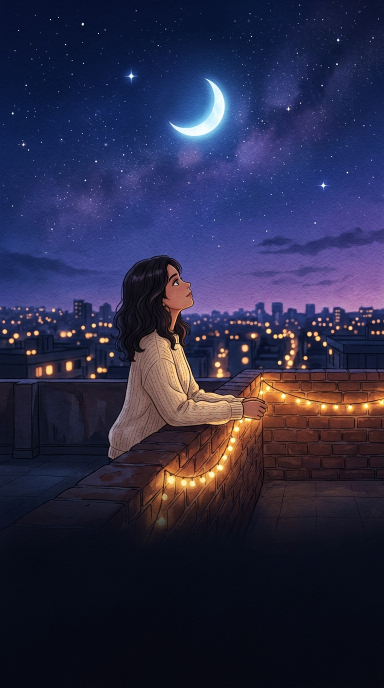
#> input picture projects/series-romantic-animations/08-samjho-na-proper-animation/assets/scene-1.jpg, 768 x 1376 px, found by its file name (shown at 1/2 size)
$ python render_living_cinematic_mv.py
#> lines starting #> are read from the running program, lines starting #| are printed output that depends on the picture
#!/usr/bin/env python3
"""
Living 2D Cinematic Anime Music Video Engine: "Samjho Na" - Aditya Rikhari
Features:
- 4 Distinct Cinematic Shots timed to musical beats:
  1. Shot 1 (0.0s - 5.2s): Wide Establishing Rooftop Scene (Breathing, 5-frame eye blink, hair sway, 40 twinkling stars, fairy lights)
  2. Shot 2 (5.2s - 10.0s): Medium Shot of Boy Looking at City (Torso breathing, eye blink, hair wind, city bokeh shimmer)
  3. Shot 3 (10.0s - 14.8s): Celestial Stardust Connection (Swirling nebula particle vortex, shooting star, cosmic glow)
  4. Shot 4 (14.8s - 20.5s): Emotional Climax Close-up (Dual-eye synchronized blink, smiling micro-acting, golden rim lighting, floating fireflies)
- Smooth 6-frame cinematic cross-dissolve transitions between shots
- Handheld camera micro-drift on every shot
- Synchronized ASS Subtitles in Instagram safe zone (MarginV=540)
"""

import math
import random
import subprocess
import sys
from pathlib import Path
import cv2
import numpy as np
from PIL import Image, ImageDraw, ImageFilter

PROJECT_DIR = Path("projects/series-romantic-animations/08-samjho-na-proper-animation")
ASSETS_DIR = PROJECT_DIR / "assets"
AUDIO_FILE = PROJECT_DIR / "audio" / "samjho_na_clip.wav"
OUT_DIR = PROJECT_DIR / "output"
OUT_DIR.mkdir(parents=True, exist_ok=True)
FINAL_MP4 = OUT_DIR / "film_samjho_na_animation.mp4"
SUBTITLE_ASS = OUT_DIR / "samjho_na_subtitles.ass"

WIDTH, HEIGHT = 1080, 1920
FPS = 30
DURATION = 20.50
TOTAL_FRAMES = int(DURATION * FPS)

print(f"🎬 Initializing 4-Shot Living 2D Anime MV Engine ({TOTAL_FRAMES} frames @ {FPS} fps)...")

# -------------------------------------------------------------
# 1. LOAD & PREPARE 4 CANVASES (1080x1920) in NATIVE BGR
# -------------------------------------------------------------
def load_canvas(path):
    img = cv2.imread(str(path))
#> img is the input picture: shape (1376, 768, 3); mean B, G, R 71.6, 42.3, 43.7
    if img is None:
        raise FileNotFoundError(f"Cannot read image: {path}")
    ih, iw = img.shape[:2]
#> ih = 1376; iw = 768
    scale = max(WIDTH / iw, HEIGHT / ih)
#> scale = 1.41
    nw, nh = int(iw * scale), int(ih * scale)
#> nw = 1080; nh = 1935
    resized = cv2.resize(img, (nw, nh), interpolation=cv2.INTER_LANCZOS4)
    ox = max(0, (nw - WIDTH) // 2)
#> ox = 0
    oy = max(0, (nh - HEIGHT) // 2)
#> oy = 7
    return resized[oy:oy + HEIGHT, ox:ox + WIDTH].copy()

canvas_s1 = load_canvas(ASSETS_DIR / "scene-1.jpg")
canvas_s2 = load_canvas(ASSETS_DIR / "scene-2.jpg")
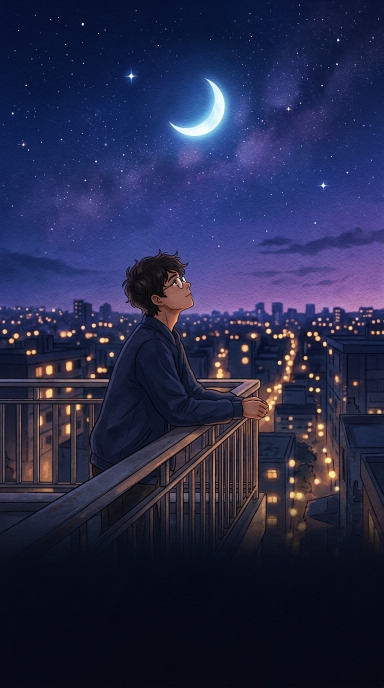
#> input picture projects/series-romantic-animations/08-samjho-na-proper-animation/assets/scene-2.jpg, 768 x 1376 px, found by its file name (shown at 1/2 size)
#> in load_canvas, img is the input picture: shape (1376, 768, 3); mean B, G, R 74.9, 41.4, 38.6
#> in load_canvas (call 2), `return resized[oy:oy + HEIGHT, ox:ox + WIDTH].copy()`:
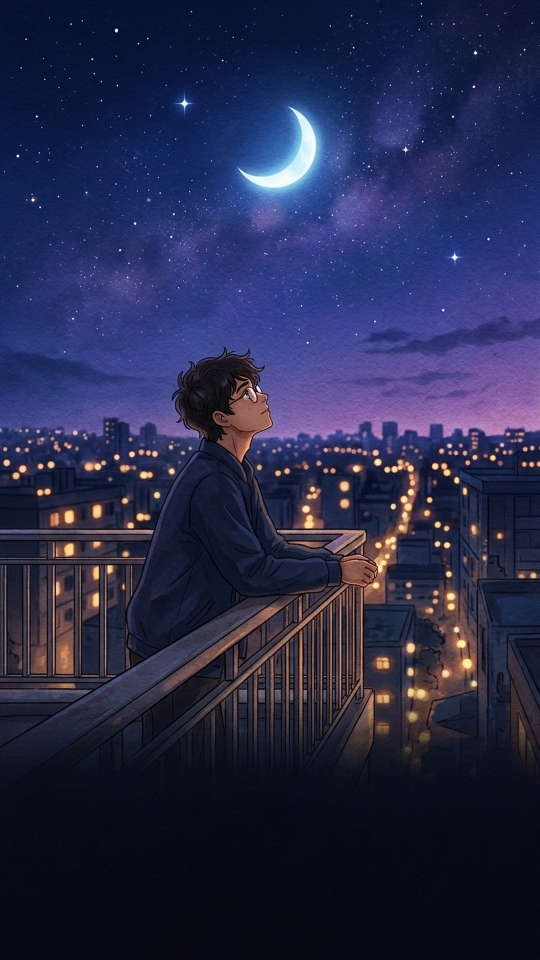
#> returned value: shape (1920, 1080, 3) (shown at 1/2 size); mean of channels 0, 1, 2 75.2, 41.7, 38.9; drawn as B, G, R
canvas_s3 = load_canvas(ASSETS_DIR / "scene-3.jpg")
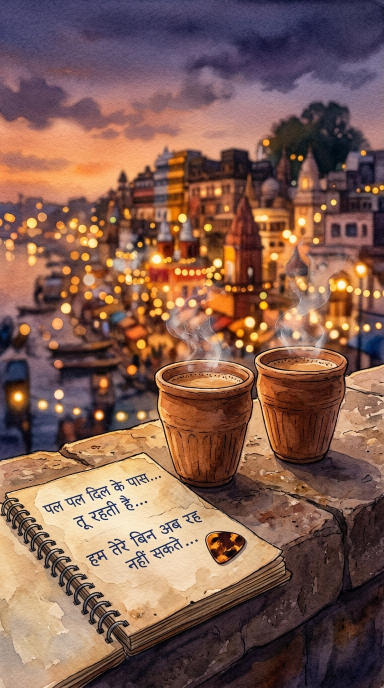
#> input picture projects/series-romantic-animations/08-samjho-na-proper-animation/assets/scene-3.jpg, 768 x 1376 px, found by its file name (shown at 1/2 size)
#> in load_canvas, img is the input picture: shape (1376, 768, 3); mean B, G, R 82.3, 94.9, 130.3
#> in load_canvas (call 3), `return resized[oy:oy + HEIGHT, ox:ox + WIDTH].copy()`:
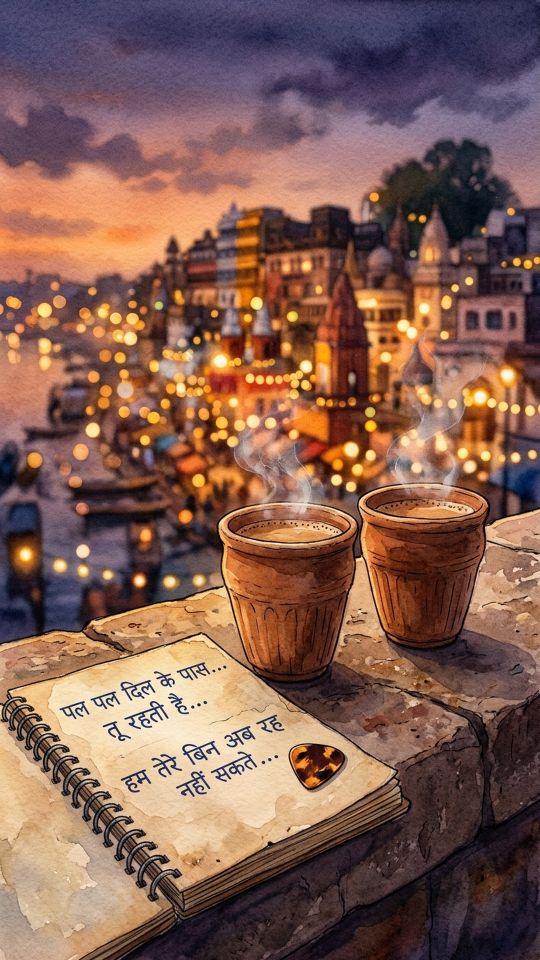
#> returned value: shape (1920, 1080, 3) (shown at 1/2 size); mean of channels 0, 1, 2 82.4, 95.3, 130.8; drawn as B, G, R
canvas_s4 = load_canvas(ASSETS_DIR / "scene-4.jpg")
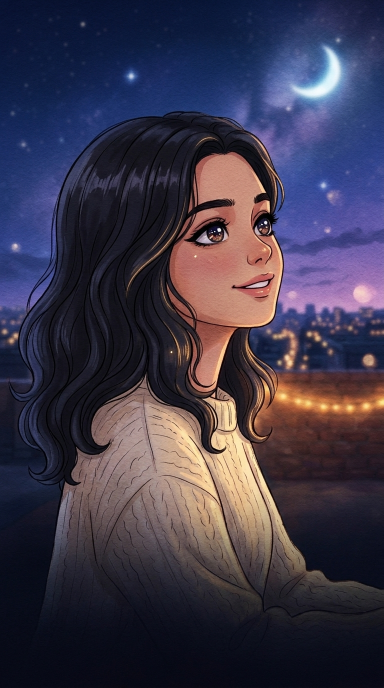
#> input picture projects/series-romantic-animations/08-samjho-na-proper-animation/assets/scene-4.jpg, 768 x 1376 px, found by its file name (shown at 1/2 size)
#> in load_canvas, img is the input picture: shape (1376, 768, 3); mean B, G, R 74.4, 56.1, 61.8
#> in load_canvas (call 4), `return resized[oy:oy + HEIGHT, ox:ox + WIDTH].copy()`:
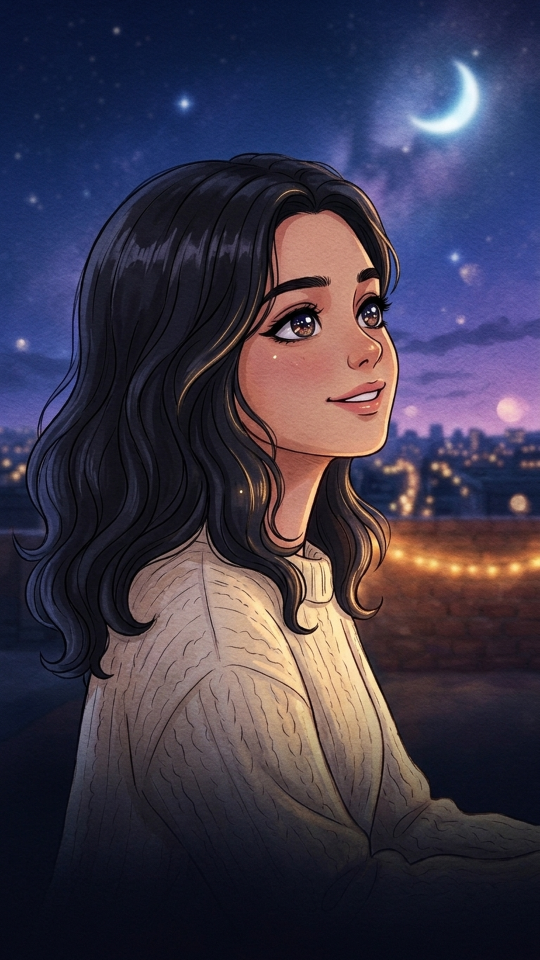
#> returned value: shape (1920, 1080, 3) (shown at 1/2 size); mean of channels 0, 1, 2 74.7, 56.4, 62.2; drawn as B, G, R

print("✅ Loaded all 4 scene canvases in native BGR.")

# -------------------------------------------------------------
# 2. WRITE MASTER ASS SUBTITLES (Lato-Bold, MarginV=540)
# -------------------------------------------------------------
ass_template = """[Script Info]
Title: Samjho Na - Cinematic Living 2D MV
ScriptType: v4.00+
WrapStyle: 0
ScaledBorderAndShadow: yes
YCbCr Matrix: TV.709
PlayResX: __WIDTH__
PlayResY: __HEIGHT__

[V4+ Styles]
Format: Name, Fontname, Fontsize, PrimaryColour, SecondaryColour, OutlineColour, BackColour, Bold, Italic, Underline, StrikeOut, ScaleX, ScaleY, Spacing, Angle, BorderStyle, Outline, Shadow, Alignment, MarginL, MarginR, MarginV, Encoding
Style: TitleBadge,Lato,38,&H00FFFFFF,&H000000FF,&H90000000,&H60000000,-1,0,0,0,100,100,2,0,1,2.0,1.0,8,60,60,180,1
Style: LyricGold,Lato,62,&H00FFFFFF,&H000000FF,&H90050810,&H80000000,-1,0,0,0,100,100,1,0,1,3.5,2.0,2,80,80,540,1

[Events]
Format: Layer, Start, End, Style, Name, MarginL, MarginR, MarginV, Effect, Text
Dialogue: 0,0:00:00.60,0:00:04.80,TitleBadge,,0,0,180,,{\\fad(400,600)}ADITYA RIKHARI  |  {\\c&H003CE0FF&}SAMJHO NA
Dialogue: 1,0:00:00.60,0:00:05.10,LyricGold,,0,0,540,,{\\fad(250,200)}Jaanan, {\\c&H003CE0FF&}samjho na{\\c&H00FFFFFF&}, dil kehta hai...
Dialogue: 1,0:00:05.20,0:00:09.90,LyricGold,,0,0,540,,{\\fad(200,200)}Teri {\\c&H00FFB040&}galiyon mein hi{\\c&H00FFFFFF&} rehta hai...
Dialogue: 1,0:00:10.00,0:00:14.60,LyricGold,,0,0,540,,{\\fad(200,200)}Jaanan, {\\c&H003CE0FF&}samjho na{\\c&H00FFFFFF&}, dil kehta hai...
Dialogue: 1,0:00:14.80,0:00:20.10,LyricGold,,0,0,540,,{\\fad(200,400)}Teri {\\c&H003CE0FF&}baahon mein jeena hai{\\c&H00FFFFFF&}, marna hai {\\c&H0055EEFF&}ishq mein tere{\\c&H00FFFFFF&}...
"""
ass_content = ass_template.replace("__WIDTH__", str(WIDTH)).replace("__HEIGHT__", str(HEIGHT))

with open(SUBTITLE_ASS, "w", encoding="utf-8") as f:
    f.write(ass_content)

# -------------------------------------------------------------
# 3. PROCEDURAL PARTICLES & ENVIRONMENTAL DETECTIONS
# -------------------------------------------------------------
# Starfield in Shot 1 & Shot 3
gray1 = cv2.cvtColor(canvas_s1[:, :, :3], cv2.COLOR_BGR2GRAY)
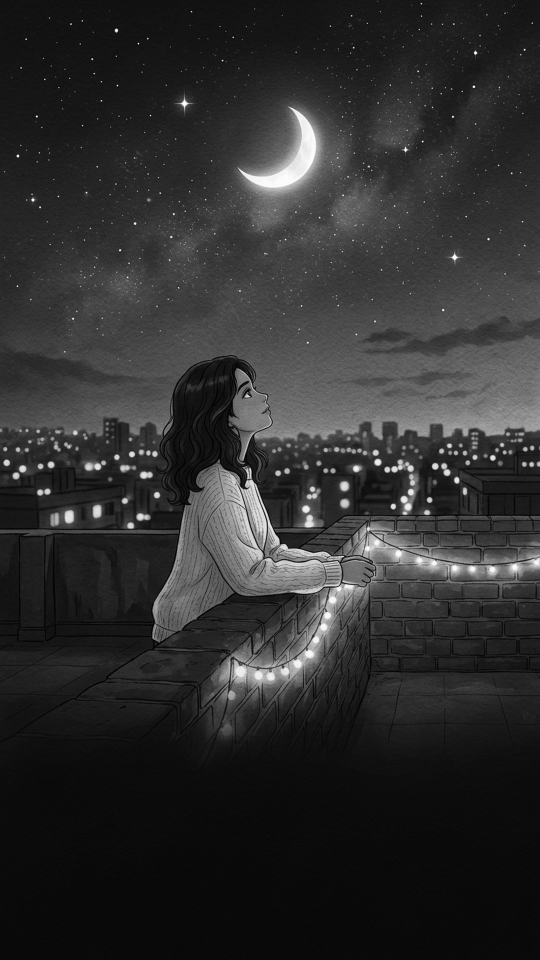
#> gray1: shape (1920, 1080) (shown at 1/2 size); min 0, max 255, mean 46.3
stars_s1 = []
for y in range(80, 500, 30):
    for x in range(60, 1020, 30):
        patch = gray1[y:y+15, x:x+15]
        if patch.max() > 180:
            stars_s1.append((x + 7, y + 7, random.uniform(1.2, 2.5), random.uniform(0, math.pi*2)))
#> after the loop, stars_s1 = 61 items, first 6: (157, 87, 2.3, 4.76), (277, 87, 1.75, 1.63), (187, 117, 1.86, 2.54), (187, 147, 2.22, 1.91), (337, 177, 1.82, 3.67), (787, 177, 2.38, 3.17)
if len(stars_s1) > 40:
    stars_s1 = stars_s1[:40]
#> stars_s1 = 40 items, first 6: (157, 87, 2.3, 4.76), (277, 87, 1.75, 1.63), (187, 117, 1.86, 2.54), (187, 147, 2.22, 1.91), (337, 177, 1.82, 3.67), (787, 177, 2.38, 3.17)

# Fairy lights in Shot 1
fairy_lights = [
    (140, 830), (220, 845), (310, 860), (410, 875),
    (520, 885), (630, 890), (740, 905), (830, 925),
    (920, 940), (980, 960), (480, 820), (580, 835)
]

# Floating motes/fireflies across scene
random.seed(42)
particles = []
for _ in range(50):
    particles.append({
        "x": random.uniform(50, 1030),
        "y": random.uniform(300, 1750),
        "vx": random.uniform(-0.4, 0.4),
        "vy": random.uniform(-0.6, -0.1),
        "radius": random.uniform(1.5, 4.0),
        "base_alpha": random.uniform(140, 240),
        "phase": random.uniform(0, math.pi * 2),
        "color": random.choice([(80, 210, 255), (100, 230, 255), (120, 240, 255), (70, 190, 255)]) # Warm amber/golden fireflies in BGR
    })
#> after the loop, particles = 50 items

# -------------------------------------------------------------
# 4. SHOT-SPECIFIC FRAME RENDERERS
# -------------------------------------------------------------

# [186 lines left out: functions apply_handheld_drift, render_shot1, render_shot2, render_shot3, render_shot4, apply_particles, not called in this run]

# -------------------------------------------------------------
# 6. MASTER RENDER PIPELINE WITH CROSS-DISSOLVE CUTS
# -------------------------------------------------------------
ffmpeg_cmd = [
    "ffmpeg", "-y",
    "-f", "rawvideo",
    "-vcodec", "rawvideo",
    "-s", f"{WIDTH}x{HEIGHT}",
    "-pix_fmt", "bgr24",
    "-r", str(FPS),
    "-i", "-",  # Video stream from stdin
    "-i", str(AUDIO_FILE),  # Master audio
    "-vf", f"subtitles={SUBTITLE_ASS}:fontsdir=/usr/share/fonts/truetype",
    "-c:v", "libx264",
    "-preset", "veryfast",
    "-crf", "17",
    "-pix_fmt", "yuv420p",
    "-c:a", "aac",
    "-b:a", "256k",
    "-shortest",
    str(FINAL_MP4)
]

print(f"🚀 Launching FFmpeg render process -> {FINAL_MP4.name}...")
#> (the run stopped early here; a loop or call above may not have finished)
